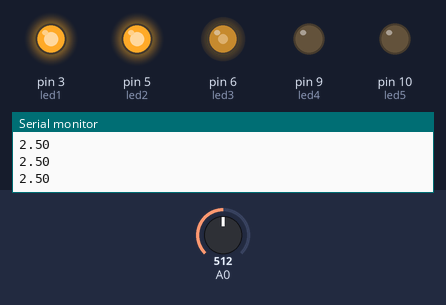
The sketch below on a simulated Arduino Uno, built with avr-gcc and run on an emulated ATmega328P. Parts: output pins drawn as LEDs (lit = HIGH), the last lines printed to the serial monitor. The test bench sets the inputs (shaded band); at power-on: A0 = 512.

Above: at 3.2 s.
3.3 s: A0 set to 716
At 4.1 s:
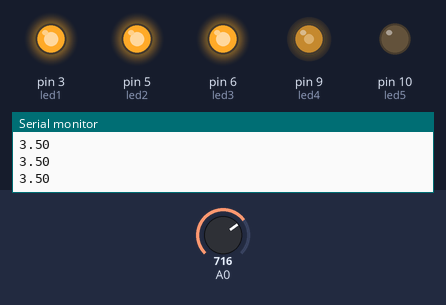
4.8 s: A0 set to 900
At 5.1 s:
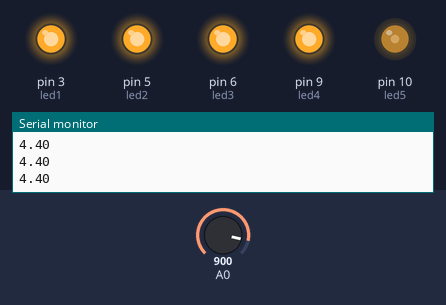
6.3 s: A0 set to 306
At 7.4 s:
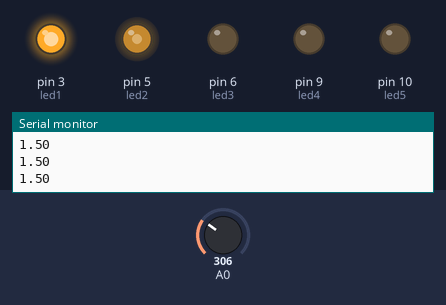
7.8 s: A0 set to 122
At 8.7 s:
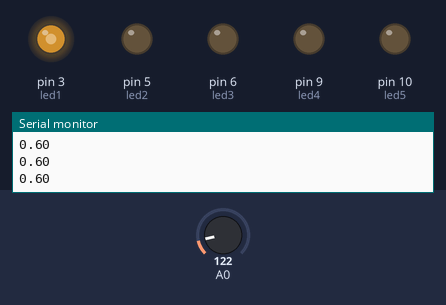
9.3 s: A0 set to 511
At 9.7 s:
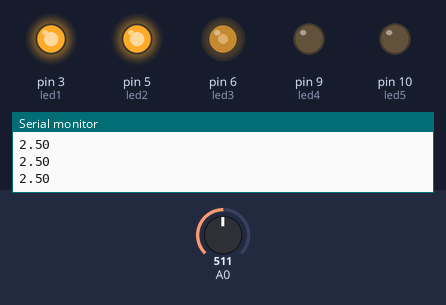
Timing chart, 0 to 11.8 s (numbered marks = the images above; inputs shaded):
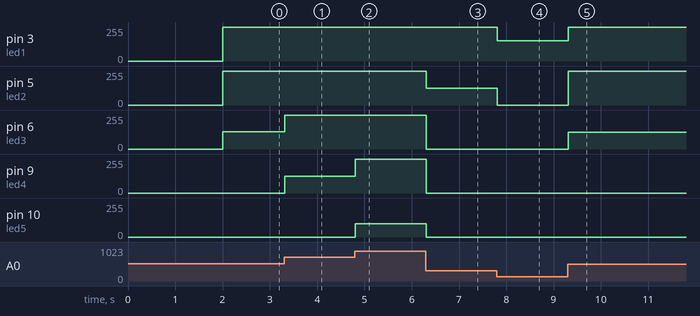

Measured:
- after the input at 3.3 s, pin 6 (led3): 128/255 → 255/255 at once; pin 9 (led4): 0/255 → 127/255 at once
- after the input at 4.8 s, pin 9 (led4): 127/255 → 255/255 at once; pin 10 (led5): 0/255 → 101/255 at once
- after the input at 6.3 s, pin 5 (led2): 255/255 → 126/255 at once; pin 6 (led3), pin 9 (led4): 255/255 → 0/255 at once; pin 10 (led5): 101/255 → 0/255 at once
- after the input at 7.8 s, pin 3 (led1): 255/255 → 152/255 at once; pin 5 (led2): 126/255 → 0/255 at once
- after the input at 9.3 s, pin 3 (led1): 152/255 → 255/255 at once; pin 5 (led2): 0/255 → 255/255 at once; pin 6 (led3): 0/255 → 126/255 at once

The sketch:

MUL002.ino
```cpp
//************************Variables***********************************//
const byte led1 = 3;
const byte led2 = 5;
const byte led3 = 6;
const byte led4 = 9;
const byte led5 = 10;

int valEntrada = A0;
float voltage;


void setup()
{
  Serial.begin(9600);
  delay(2000);
    pinMode(A0, INPUT);
    pinMode(led1, OUTPUT);
    pinMode(led2, OUTPUT);
    pinMode(led3, OUTPUT);
    pinMode(led4, OUTPUT);
    pinMode(led5, OUTPUT);
    //* Serial.println((voltage-4)*255);
    //* Serial.println((voltage-3)*255);
    //* Serial.println((voltage-2)*255);
    //* Serial.println((voltage-1)*255);
    //* Serial.println(voltage*255);
}

void loop()
{
 int valorEntrada = analogRead(A0);
 voltage = ((float) valorEntrada * 5.0) / 1023;

    if (voltage <=1)  //****
    {
    Serial.println(voltage);
    analogWrite(led1,voltage * 255);
    analogWrite(led2,0);
    analogWrite(led3,0);
    analogWrite(led4,0);
    analogWrite(led5,0);
    }
    if (voltage >=1 && voltage <2)
    {
     Serial.println((voltage));
    analogWrite(led1,255);
    analogWrite(led2,(voltage-1) * 255);
    analogWrite(led3,0);
    analogWrite(led4,0);
    analogWrite(led5,0);
    }


    if (voltage >=2 && voltage <3)
    {
     Serial.println((voltage));
    analogWrite(led1,255);
    analogWrite(led2,255);
    analogWrite(led3,(voltage-2) * 255);
    analogWrite(led4,0);
    analogWrite(led5,0);
    }
    if (voltage >=3 && voltage <4)
    {
     Serial.println((voltage));
    analogWrite(led1,255);
    analogWrite(led2,255);
    analogWrite(led3,255);
    analogWrite(led4,(voltage-3) * 255);
    analogWrite(led5,0);
    }
    if (voltage >=4 && voltage <5)
    {
     Serial.println((voltage));
    analogWrite(led1,255);
    analogWrite(led2,255);
    analogWrite(led3,255);
    analogWrite(led4,255);
    analogWrite(led5,(voltage-4) * 255);
    }

}
```
